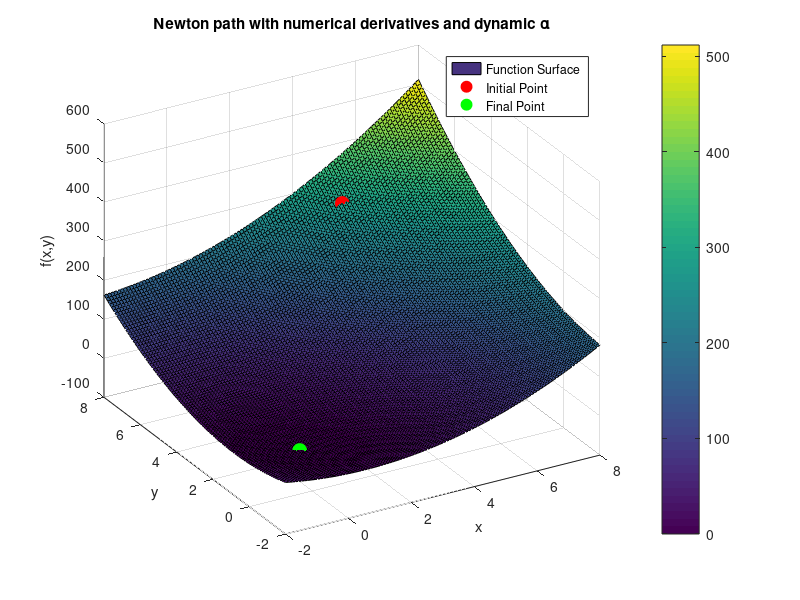
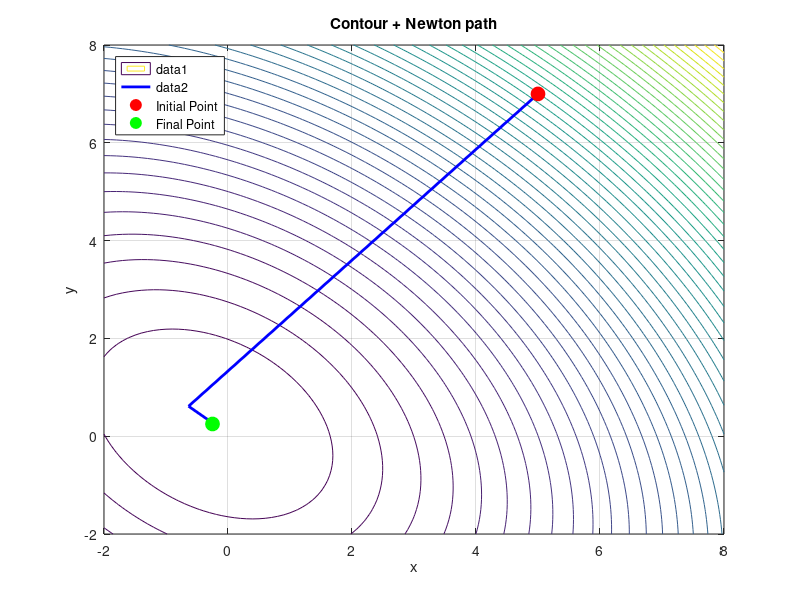

The MATLAB source for these figures, in order: (Note: this script raises an error after producing the figures.)
clearvars; close all;

% ---- Problem data ----
A = 3; B = -2; C = 3;
f  = @(x,y) A*x.^2 - B*x.*y + C*y.^2 + x - y;  % objective function

% forward-difference approximations
h = 1e-5;
dfdx_fd = @(x,y) (f(x+h,y) - f(x,y)) / h;
dfdy_fd = @(x,y) (f(x,y+h) - f(x,y)) / h;

% ---- Newton with dynamic alpha ----
max_iter  = 100;
tol       = 1e-5;
x = 5; y = 7;         % starting point

history_xy = [x; y];
history_f  = f(x,y);

for k = 1:max_iter
    %--- 1) build numerical gradient and normalize
    gx = dfdx_fd(x,y);
    gy = dfdy_fd(x,y);
    g = [gx; gy];
    d = g / norm(g);
    
    %--- 2) form phi'(alpha)
    phi_prime = @(alpha) ...
      dfdx_fd( x - alpha*d(1), y - alpha*d(2) ) * d(1) + ...
      dfdy_fd( x - alpha*d(1), y - alpha*d(2) ) * d(2);
    
    %--- 3) bracket until sign change for phi'
    a_lo = 0;  f_lo = phi_prime(a_lo);
    a_hi = 1;  f_hi = phi_prime(a_hi);
    while f_lo * f_hi > 0
        a_hi = 2*a_hi;
        f_hi = phi_prime(a_hi);
        if a_hi > 1e6
            error('Could not bracket phi'' root.');
        end
    end

    %--- 4) solve phi'(alpha) = 0
    alpha_opt = fzero(phi_prime, [a_lo, a_hi]);
    
    %--- 5) update (x,y)
    x_new = x - alpha_opt * d(1);
    y_new = y - alpha_opt * d(2);
    
    history_xy(:,end+1) = [x_new; y_new];
    history_f(end+1)    = f(x_new,y_new);
    
    % check convergence
    if norm([x_new - x; y_new - y]) < tol
        fprintf('Converged after %d iterations.\n', k);
        break
    end
    
    % if norm([x_new + 0.25; y_new - 0.25]) < tol
    %     fprintf('Reached the desired point (-0.25, 0.25) after %d iterations.\n', k);
    %     break
    % end
     
    % prepare for next iteration
    x = x_new;
    y = y_new;
end

% ---- Visualization ----
% surface + path
[xg,yg] = meshgrid(-2:.1:8,-2:.1:8);
zg = f(xg,yg);
figure;
surf(xg,yg,zg, 'DisplayName', 'Function Surface'); hold on;

% Plot initial and final points
plot3(history_xy(1,1), history_xy(2,1), history_f(1), 'ro', ...
    'MarkerSize', 10, 'MarkerFaceColor', 'r', 'DisplayName', 'Initial Point');
plot3(history_xy(1,end), history_xy(2,end), history_f(end), 'go', ...
    'MarkerSize', 10, 'MarkerFaceColor', 'g', 'DisplayName', 'Final Point');

xlabel('x'); ylabel('y'); zlabel('f(x,y)');
title('Newton path with numerical derivatives and dynamic \alpha');
view(-30, 30); 
colorbar;
grid on;
legend('Location', 'best');

% contour + path
figure;
contour(xg,yg,zg,50); hold on;
% Plot path line
plot(history_xy(1,:), history_xy(2,:), 'b-','LineWidth',2);

% Plot initial and final points
plot(history_xy(1,1), history_xy(2,1), 'ro', ...
    'MarkerSize', 10, 'MarkerFaceColor', 'r', 'DisplayName', 'Initial Point');
plot(history_xy(1,end), history_xy(2,end), 'go', ...
    'MarkerSize', 10, 'MarkerFaceColor', 'g', 'DisplayName', 'Final Point');

xlabel('x'); ylabel('y');
title('Contour + Newton path');
grid on;
legend('Location', 'northwest');

% Create table data
n_rows = length(history_xy(1,:));
table_data = cell(n_rows, 7);

% Fill initial row (k=0)
table_data{1,1} = 0;
table_data{1,2} = sprintf('(%.5f, %.5f)', history_xy(1,1), history_xy(2,1));
g0 = [dfdx_fd(history_xy(1,1), history_xy(2,1)); 
      dfdy_fd(history_xy(1,1), history_xy(2,1))];
table_data{1,3} = sprintf('(%.5f, %.5f)', g0(1), g0(2));
d0 = g0 / norm(g0);
table_data{1,4} = sprintf('(%.5f, %.5f)', d0(1), d0(2));
table_data{1,5} = '-';
table_data{1,6} = '-';
table_data{1,7} = '-';

% Fill remaining rows
for i = 2:n_rows
    table_data{i,1} = i-1;
    table_data{i,2} = sprintf('(%.5f, %.5f)', history_xy(1,i-1), history_xy(2,i-1));
    
    % Calculate gradient at current point
    g = [dfdx_fd(history_xy(1,i-1), history_xy(2,i-1)); 
         dfdy_fd(history_xy(1,i-1), history_xy(2,i-1))];
    table_data{i,3} = sprintf('(%.5f, %.5f)', g(1), g(2));
    
    % Normalized gradient
    d = g / norm(g);
    table_data{i,4} = sprintf('(%.5f, %.5f)', d(1), d(2));
    
    % For the last row, calculate what the next point would be
    if i == n_rows
        % Form phi'(alpha)
        phi_prime = @(alpha) ...
            dfdx_fd(history_xy(1,i-1) - alpha*d(1), history_xy(2,i-1) - alpha*d(2)) * d(1) + ...
            dfdy_fd(history_xy(1,i-1) - alpha*d(1), history_xy(2,i-1) - alpha*d(2)) * d(2);
        
        % Bracket and solve for alpha
        a_lo = 0;  f_lo = phi_prime(a_lo);
        a_hi = 1;  f_hi = phi_prime(a_hi);
        while f_lo * f_hi > 0
            a_hi = 2*a_hi;
            f_hi = phi_prime(a_hi);
            if a_hi > 1e6
                break;
            end
        end
        alpha_opt = fzero(phi_prime, [a_lo, a_hi]);
        
        % Calculate theoretical next point
        x_next = history_xy(1,i-1) - alpha_opt * d(1);
        y_next = history_xy(2,i-1) - alpha_opt * d(2);
        
        table_data{i,5} = sprintf('%.5f', alpha_opt);
        table_data{i,6} = sprintf('(%.5f, %.5f)', x_next, y_next);
        table_data{i,7} = sprintf('%.4e', norm([x_next; y_next] - history_xy(:,i-1)));
    else
        diff = history_xy(:,i) - history_xy(:,i-1);
        alpha = norm(diff) / norm(d);
        table_data{i,5} = sprintf('%.5f', alpha);
        table_data{i,6} = sprintf('(%.5f, %.5f)', history_xy(1,i), history_xy(2,i));
        table_data{i,7} = sprintf('%.4e', norm(diff));
    end
end

% Display the table
fprintf('\nOptimization Progress:\n');
headers = {'Iteration', '(x,y)', '∇f(x,y)', '∇f(x,y) normalized', 'α', 'next(x,y)', 'Error'};
disp(array2table(table_data, 'VariableNames', headers));
